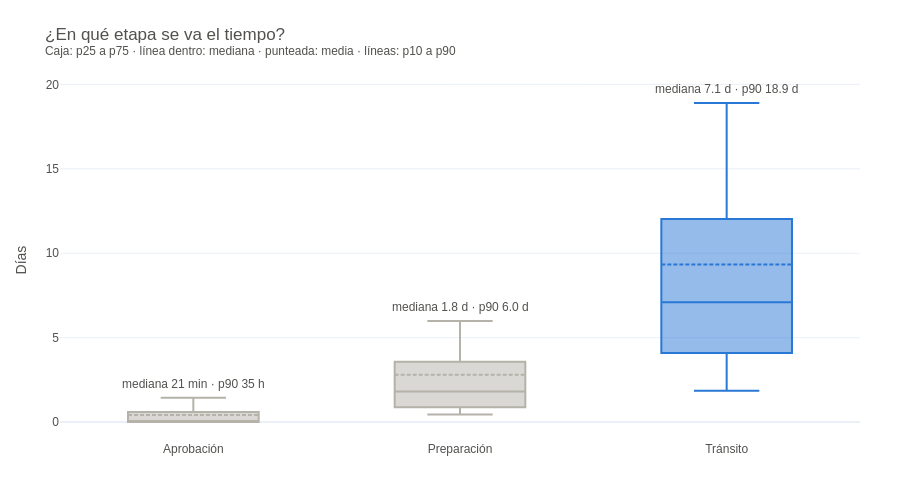

The notebook cell this image was saved under:
### Markdown cell above
### T3. Las tres etapas comparadas (lo que reportamos)

Box plots con los percentiles calculados en Spark. Todo en **días** (la aprobación se convierte de horas a días) para comparar en la misma escala.

### Code cell
# T3 – Box plots de las tres etapas
etapas_box = [('horas_aprobacion', 'Aprobación', 1 / 24), ('dias_preparacion', 'Preparación', 1.0),
              ('dias_transito', 'Tránsito', 1.0)]
fig = go.Figure()
for col, nombre, escala in etapas_box:
    s = cajas(entregadas, col, escala=escala)[col]
    fig.add_trace(caja(nombre, s, nombre, AZUL if nombre == 'Tránsito' else GRIS, leyenda=False))
    if nombre == 'Aprobación':   # en días saldría "0.0 d": se muestra en minutos y horas
        texto = f"mediana {s['mediana'] * 24 * 60:.0f} min · p90 {s['p90'] * 24:.0f} h"
    else:
        texto = f"mediana {s['mediana']:.1f} d · p90 {s['p90']:.1f} d"
    fig.add_annotation(x=nombre, y=s['p90'], text=texto,
                       showarrow=False, yshift=14, font=dict(color=TINTA, size=12))
fig.update_layout(title='¿En qué etapa se va el tiempo?<br>'
                        '<sup>Caja: p25 a p75 · línea dentro: mediana · punteada: media · líneas: p10 a p90</sup>',
                  yaxis_title='Días', showlegend=False)
guardar(fig, 'T3_box_etapas.png')

### Figure 1 — Plotly figure (JSON) as saved in the notebook; plotly's stock layout.template omitted (floating-point values rounded to 4 significant figures)
{"data": [{"boxpoints": false, "legendgroup": "Aprobación", "line": {"color": "#b4b2a9"}, "lowerfence": [0.007025], "marker": {"color": "#b4b2a9"}, "mean": [0.4282], "median": [0.01431], "name": "Aprobación", "q1": [0.00897], "q3": [0.6045], "showlegend": false, "type": "box", "upperfence": [1.441], "x": ["Aprobación"]}, {"boxpoints": false, "legendgroup": "Preparación", "line": {"color": "#b4b2a9"}, "lowerfence": [0.4506], "marker": {"color": "#b4b2a9"}, "mean": [2.799], "median": [1.816], "name": "Preparación", "q1": [0.8741], "q3": [3.574], "showlegend": false, "type": "box", "upperfence": [5.989], "x": ["Preparación"]}, {"boxpoints": false, "legendgroup": "Tránsito", "line": {"color": "#2a78d6"}, "lowerfence": [1.86], "marker": {"color": "#2a78d6"}, "mean": [9.33], "median": [7.1], "name": "Tránsito", "q1": [4.099], "q3": [12.03], "showlegend": false, "type": "box", "upperfence": [18.9], "x": ["Tránsito"]}], "layout": {"annotations": [{"font": {"color": "#52514e", "size": 12}, "showarrow": false, "text": "mediana 21 min · p90 35 h", "x": "Aprobación", "y": 1.441, "yshift": 14}, {"font": {"color": "#52514e", "size": 12}, "showarrow": false, "text": "mediana 1.8 d · p90 6.0 d", "x": "Preparación", "y": 5.989, "yshift": 14}, {"font": {"color": "#52514e", "size": 12}, "showarrow": false, "text": "mediana 7.1 d · p90 18.9 d", "x": "Tránsito", "y": 18.9, "yshift": 14}], "font": {"color": "#52514e", "family": "IBM Plex Sans, Arial, sans-serif"}, "height": 500, "margin": {"b": 60, "l": 60, "r": 40, "t": 80}, "showlegend": false, "title": {"text": "¿En qué etapa se va el tiempo?<br><sup>Caja: p25 a p75 · línea dentro: mediana · punteada: media · líneas: p10 a p90</sup>"}, "width": 900, "xaxis": {"autorange": true, "range": [-0.5, 2.5], "type": "category"}, "yaxis": {"autorange": true, "range": [-1.059, 20.26], "title": {"text": "Días"}}}}
